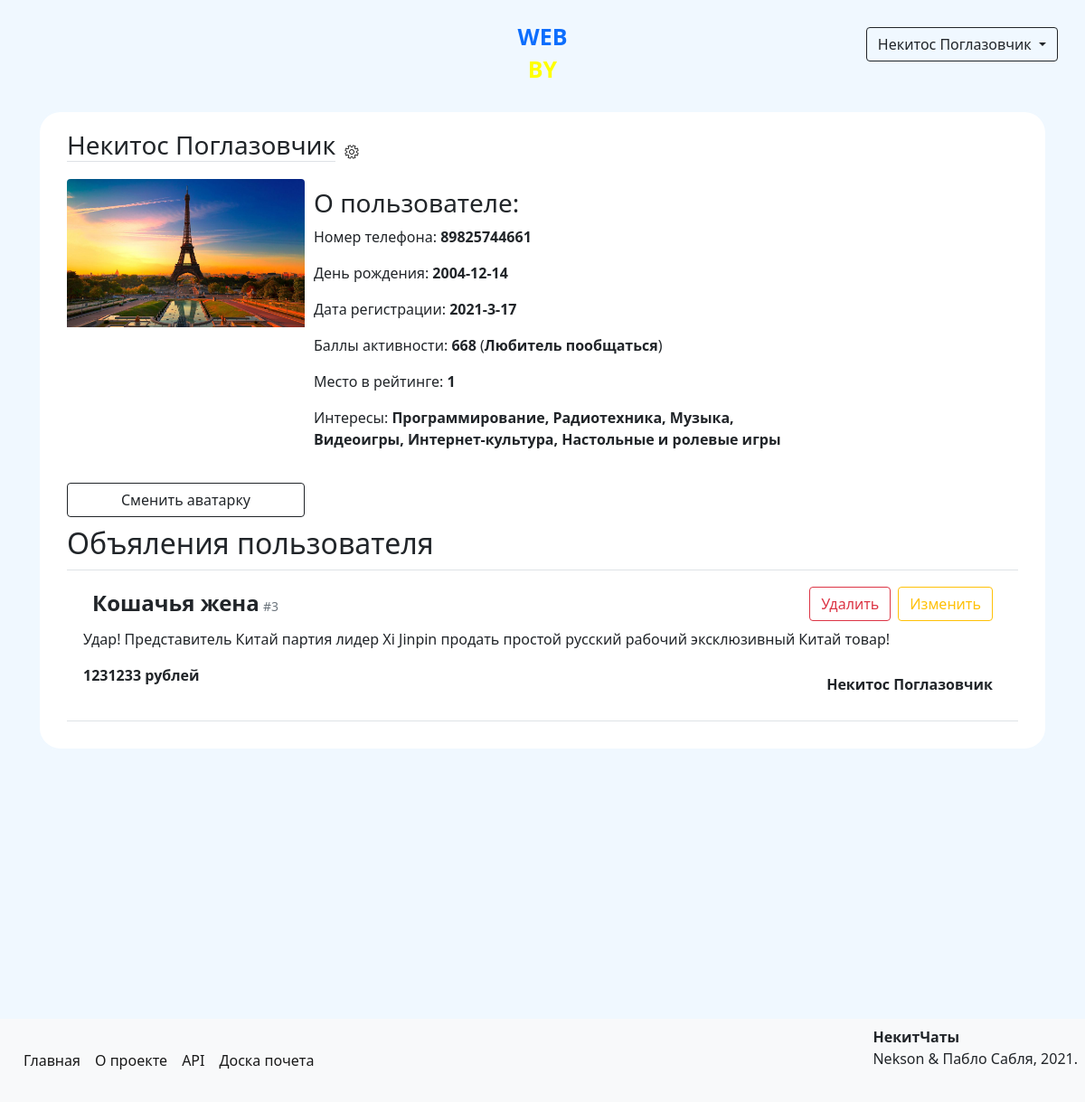
Page /profile/1 (signed in) on the earlier database version.
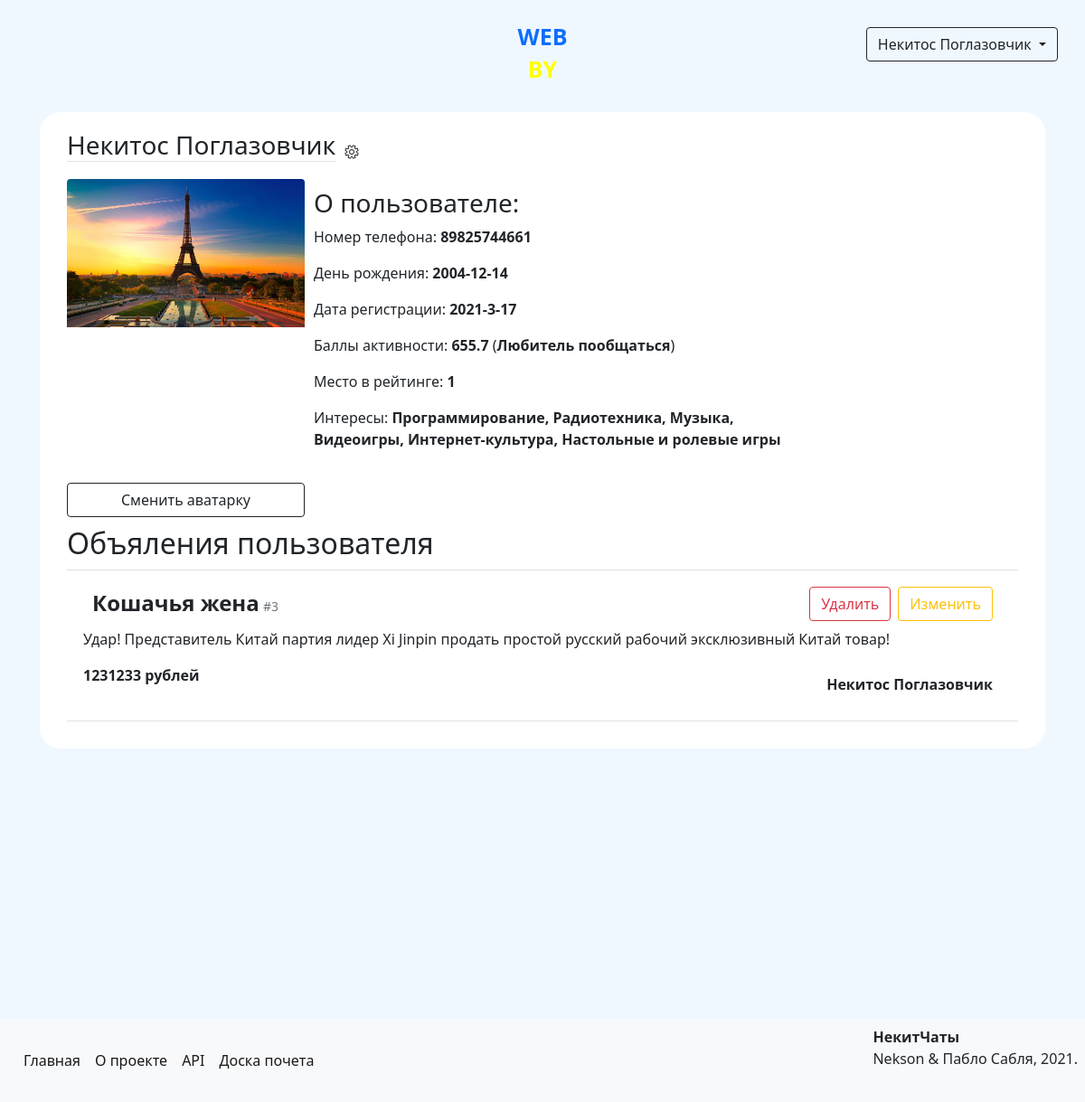
Same page on the later database version.
### data/models/user.py (models this page shows, shortened)
class User(SqlAlchemyBase, UserMixin, SerializerMixin):
    __tablename__ = 'users'
    serialize_rules = ('-advertisements',)
    id = Column(Integer, autoincrement=True, primary_key=True)
    name = Column(Unicode)
    surname = Column(Unicode)
    birthday = Column(DateTime)
    email = Column(String, unique=True)
    phone_number = Column(String, unique=True)
    hashed_password = Column(String)
    registration_time = Column(DateTime, default=datetime.now)
    rating = Column(Integer, default=0)
    rank_id = Column(Integer, ForeignKey('ranks.id'))
    position = Column(Integer)
    admin = Column(Boolean, default=0)
    advertisements = relationship('Advertisement', back_populates='author')
    interests = relationship('Interest', secondary='users_to_interests', backref='users')
    rank = relationship('Rank')

### data/models/ranks.py (models this page shows)
class Rank(SqlAlchemyBase, SerializerMixin):
    __tablename__ = 'ranks'
    id = Column(Integer, primary_key=True, autoincrement=True)
    title = Column(String)

### data/models/interests.py (models this page shows)
class Interest(SqlAlchemyBase, SerializerMixin):
    __tablename__ = 'interests'
    serialize_rules = ('-advertisements', '-users')
    id = Column(Integer, primary_key=True, autoincrement=True)
    title = Column(Unicode, nullable=True)

### data/models/advertisements.py (models this page shows, shortened)
class Advertisement(SqlAlchemyBase, SerializerMixin):
    __tablename__ = 'advertisements'
    serialize_rules = ('-author.email', '-author.rating', '-author.hashed_password', '-author.registration_time',
                       '-author.admin', '-author.interests')
    id = Column(Integer, primary_key=True, autoincrement=True)
    title = Column(String)
    author_id = Column(Integer, ForeignKey('users.id'))
    created_at = Column(DateTime, default=datetime.now)
    price = Column(Integer)
    content_id = Column(Integer, ForeignKey('contents.id'))
    author = relationship('User', back_populates='advertisements')
    content = relationship('Content')
    interests = relationship('Interest', secondary='advertisements_to_interests', backref='advertisements')

### data/models/content.py (models this page shows)
class Content(SqlAlchemyBase, SerializerMixin):
    __tablename__ = 'contents'
    id = Column(Integer, autoincrement=True, primary_key=True)
    content = Column(Text)

### main.py (the view)
@app.route('/profile/<int:user_id>')
@login_required
def show_profile(user_id):
    session = create_session()
    user = session.query(User).filter(User.id == user_id).first()
    pic = session.query(Avatar).filter(Avatar.refers_to == user_id).first()
    if pic:
        profile_pic = url_for('static', filename=f"avatars/{pic.link}")
    else:
        profile_pic = url_for('static', filename='avatars/anon.png')
    return render_template('profile.html', user=user, pic=profile_pic, today=datetime.datetime.now())

### data/db_session.py (called while the page is built)
def create_session() -> Session:
    global __factory
    return __factory()

### main.py (called while the page is built)
@login_manager.user_loader
def load_user(user_id):
    session = create_session()
    return session.query(User).get(user_id)

### templates/profile.html (shortened to what this page needs)
{% extends "base.html" %}
{% block content %}
<form class="clearfix">
    <div class="clearfix">
        <div class="clearfix">
            <h3 class="border-bottom float-start">{{ user.name }} {{ user.surname }}</h3>
            {% if user.id == current_user.id %}
                <a class="float-start" href="/profile/{{ current_user.id }}/settings">
                    <div><img src="/static/img/settings.png" width="16px" height="16px"></div>
                </a>
            {% endif %}
        </div>
        <div class="clearfix">
            <img src="{{ pic }}" class="profile-pic rounded-top w-25 h-25 float-start" alt="Упс! Аватарка не найдена!">
            <div class="float-start w-50">
                <h3>О пользователе:</h3>
                <p>Номер телефона: <b>{{ user.phone_number }}</b></p>
                <p>День рождения: <b>{{ user.birthday.year }}-{{ user.birthday.month }}-{{ user.birthday.day }}</b></p>
                <p>Дата регистрации: <b>{{ user.registration_time.year }}-{{ user.registration_time.month }}-{{ user.registration_time.day }}</b></p>
                <p>Баллы активности: <b>{{ user.rating }}</b> (<b>{{ user.rank.title }}</b>)</p>
                <a class="text-reset" href="/top"><p>Место в рейтинге: <b>{{ user.position }}</b></p></a>
                {% if user.interests %}
                    <p>Интересы:
                        {% for i in user.interests %}
                        <b>{{ i.title }}{% if not loop.last %},{% endif %}</b>
                        {% endfor %}
                    </p>
                {% endif %}
            </div>
        </div>
        <div>
            {% if user.id == current_user.id %}
                <a class="btn btn-outline-dark w-25 rounded-bottom" href="/profile/{{ current_user.id }}/avatar">Сменить аватарку</a>
            {% else %}
                <a class="btn btn-outline-dark w-25 rounded-bottom" href="/conversations/{{ user.id }}#bottom">Написать сообщение</a>
            {% endif %}
        </div>
        {% if user.advertisements %}
        <div class="clearfix">
            <h2 class="float-right d-inline">Объяления пользователя</h2>
        </div>
        {% endif %}
        {% for ad in user.advertisements %}
            <div class="p-2 border-top border-bottom">
                <div class="clearfix">
                    <div>
                        <span>
                            <b class="fs-4">{{ ad.title }}</b>
                            <small class="text-secondary">#{{ ad.id }}</small>
                        </span>
                        {% if current_user == ad.author %}
                            <a href="/advertisements/{{ ad.id }}/edit" class="btn btn-outline-warning float-end">Изменить</a>
                            <a href="/advertisements/{{ ad.id }}/delete" class="btn btn-outline-danger me-2 float-end">Удалить</a>
                        {% endif %}
                    </div>
                    <p>{{ ad.content.content }}</p>
                    <b>{{ ad.price }} рублей</b>
                    <div class="float-end">
                        <a href="/profile/{{ ad.author.id }}" class="text-reset"><b>{{ ad.author.name }} {{ ad.author.surname }}</b></a>
                    </div>
                </div>
            </div>
        {% endfor %}
    </div>
</form>
{% endblock %}

### templates/base.html (shortened to what this page needs)
<!DOCTYPE html>
<html lang="en">
<head>
    <link rel="stylesheet" href="/static/css/style.css">
    <link rel="stylesheet" href="https://cdn.jsdelivr.net/npm/bootstrap@5.0.0-beta1/dist/css/bootstrap.min.css"
>
</head>
<body>
<div class="header clearfix">
    {% if current_user.is_authenticated %}
        <div class="dropdown float-end">
            <button class="btn btn-outline-dark dropdown-toggle" type="button" id="dropdownMenuButton" data-toggle="dropdown" aria-haspopup="true" aria-expanded="false">
                {{ current_user.name }} {{ current_user.surname }}
            </button>
        </div>
    {% else %}
        <a class="btn btn-outline-dark float-end" href="/register">Зарегистрироваться</a>
        <a class="btn btn-outline-dark me-2 float-end" href="/login">Войти</a>
    {% endif %}
    <div class="logo">
        <a href="/">
            <p class="text-primary">WEB</p>
            <p class="yellow">BY</p>
        </a>
    </div>
</div>
<main role="main" class="container clearfix">
    {% block content %}{% endblock %}
</main>
<footer class="clearfix p-2 bg-light">
    <span class="fs-6 float-end"><b>НекитЧаты</b><br>Nekson & Пабло Сабля, 2021.</span>
    <nav class="navbar navbar-expand-lg navbar-light">
        <div class="collapse navbar-collapse" id="navbarSupportedContent">
          <ul class="navbar-nav me-auto mb-2 mb-lg-0">
            <li class="nav-item">
              <a class="nav-link active" href="/">Главная</a>
            </li>
            <li class="nav-item">
              <a class="nav-link active" href="/info">О проекте</a>
            </li>
            <li class="nav-item">
              <a class="nav-link active" href="/api">API</a>
            </li>
            <li class="nav-item">
                <a class="nav-link active" href="/top">Доска почета</a>
            </li>
          </ul>
        </div>
    </nav>
</footer>
</body>
</html>

### static/css/style.css (style rules this page uses)
body { background-color: aliceblue !important; }
.logo { text-align: center; margin-left: auto; margin-right: auto; margin-top: 10px; margin-bottom: 10px; max-width: 150px; font-size: 25px; font-weight: 700; line-height: 20px; }
a { text-decoration: none !important; }
.header { background-color: aliceblue; margin-bottom: 10px; padding: 10px; }
.yellow { color: yellow; }
div { margin: 10px; }
form { margin-left: auto; margin-right: auto; background-color: white; border: solid 2px aliceblue; border-radius: 25px; padding: 10px; }
footer { margin-top: 297px }

Differences in the rows shown:
changed User "Некитос": rating "668" → "655.7"
